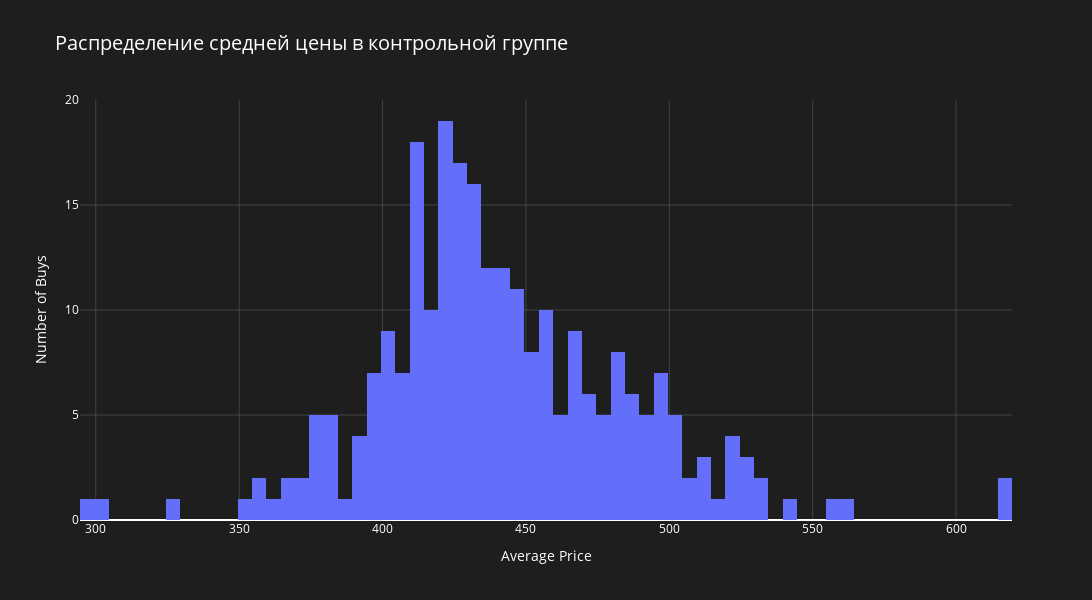
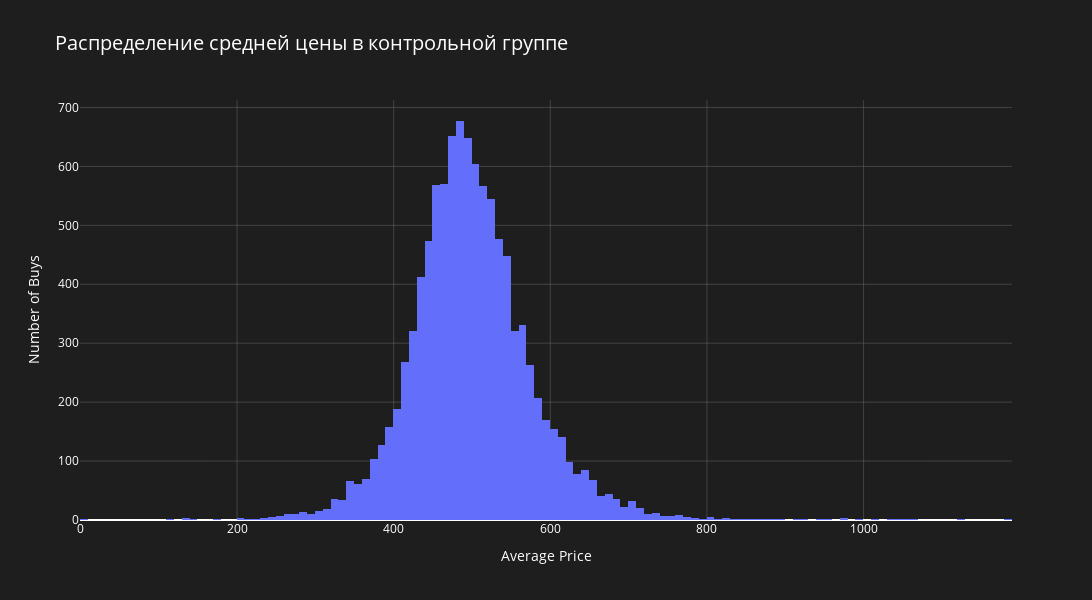

Notebook cell for these charts, in order:
### Code cell
#подготовка гистограммы распределения для тестовой группы
dist_price_tst = go.Figure(data=[go.Histogram(x=dist_tickets_and_price_tst['avg_price'],
                                              y=dist_tickets_and_price_tst['tickets'],
                                              nbinsx=120)
                                ]
                            )


dist_price_tst.update_layout(xaxis_title="Average Price",
                             yaxis_title="Number of Buys",
                             title = 'Распределение средней цены в контрольной группе',
                             plot_bgcolor = '#1e1e1e',
                             paper_bgcolor = '#1e1e1e',
                             title_font_color="#fff",
                             font_color = '#fff',
                             title_font_size = 20,
                             xaxis = axis_props,
                             yaxis = axis_props,
                             width = 1550,
                             height = 600)


dist_price_tst.show()

#подготовка гистограммы распределения для контрольной группы группы
dist_price_ctrl = go.Figure(data=[go.Histogram(x=dist_tickets_and_price_ctrl['avg_price'],
                                              y=dist_tickets_and_price_ctrl['tickets'],
                                              nbinsx=120)
                                ]
                            )

dist_price_ctrl.update_layout(xaxis_title="Average Price",
                             yaxis_title="Number of Buys",
                             title = 'Распределение средней цены в контрольной группе',
                             plot_bgcolor = '#1e1e1e',
                             paper_bgcolor = '#1e1e1e',
                             title_font_color="#fff",
                             font_color = '#fff',
                             title_font_size = 20,
                             xaxis = axis_props,
                             yaxis = axis_props,
                             width = 1550,
                             height = 600)


dist_price_ctrl.show()

### Figure 1 — Plotly figure (JSON) as saved in the notebook; plotly's stock layout.template omitted (floating-point values rounded to 4 significant figures; data arrays with more than 128 entries replaced by an {"elided": "..."} marker saying what was removed)
{"data": [{"nbinsx": 120, "type": "histogram", "x": {"elided": "258 int values"}, "y": {"elided": "258 int values"}}], "layout": {"font": {"color": "#fff"}, "height": 600, "paper_bgcolor": "#1e1e1e", "plot_bgcolor": "#1e1e1e", "title": {"font": {"color": "#fff", "size": 20}, "text": "Распределение средней цены в контрольной группе"}, "width": 1550, "xaxis": {"gridcolor": "#696969", "gridwidth": 0.5, "showgrid": true, "title": {"text": "Average Price"}}, "yaxis": {"gridcolor": "#696969", "gridwidth": 0.5, "showgrid": true, "title": {"text": "Number of Buys"}}}}

### Figure 2 — Plotly figure (JSON) as saved in the notebook; plotly's stock layout.template omitted (floating-point values rounded to 4 significant figures; data arrays with more than 128 entries replaced by an {"elided": "..."} marker saying what was removed)
{"data": [{"nbinsx": 120, "type": "histogram", "x": {"elided": "10383 int values"}, "y": {"elided": "10383 int values"}}], "layout": {"font": {"color": "#fff"}, "height": 600, "paper_bgcolor": "#1e1e1e", "plot_bgcolor": "#1e1e1e", "title": {"font": {"color": "#fff", "size": 20}, "text": "Распределение средней цены в контрольной группе"}, "width": 1550, "xaxis": {"gridcolor": "#696969", "gridwidth": 0.5, "showgrid": true, "title": {"text": "Average Price"}}, "yaxis": {"gridcolor": "#696969", "gridwidth": 0.5, "showgrid": true, "title": {"text": "Number of Buys"}}}}
